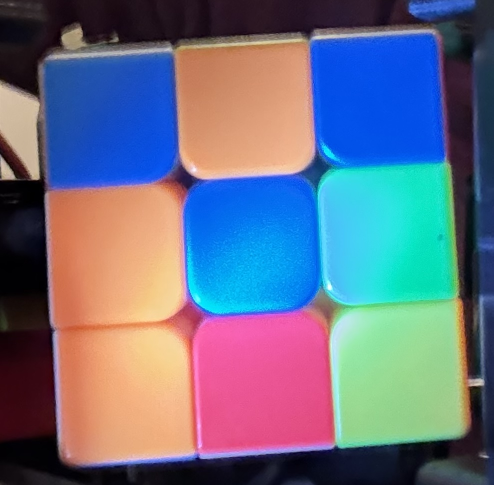
#> input picture src/RubikFaceData/03.jpg, 987 x 970 px (shown at 1/2 size)
$ python -i VisionAlgo2.py   (imports and definitions only)
#> lines starting #> are read from the running program, lines starting #| are printed output that depends on the picture
from Camera import Camera
import cv2, time, math
import numpy as np

# Main method for using the camera to get the colors on the currently visible cube face
def read_cube_face(optional_img):
    img = None
    if optional_img is None:
        cam = Camera()
        img = cam.get_cropped_img()
    else:
        img = optional_img

    img = prepare_image(img, 48, 48)

    sectors = get_img_sectors_3x3(img)
    colors = get_avg_sector_colors(sectors)
    return colors

# [36 lines left out: function get_avg_sector_colors, not called in this run]

def prepare_image(img, im_width, im_height):
    img = cv2.resize(img, (im_width, im_height), interpolation=cv2.INTER_LINEAR)
    img = cv2.cvtColor(img, cv2.COLOR_BGR2HSV)
    img = np.astype(img, np.int32, copy=False)
    return img

# [16 lines left out: function get_img_sectors_3x3, not called in this run]


# [11 lines of commented-out code are left out]

>>> import cv2
>>> picture = cv2.imread('RubikFaceData/03.jpg', cv2.IMREAD_GRAYSCALE)
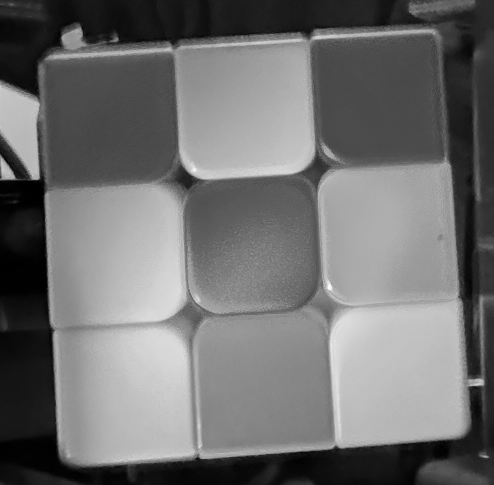
#> picture: shape (970, 987) (shown at 1/2 size); min 0, max 252, mean 111.5
>>> result = read_cube_face(picture)
#> in prepare_image, `img = cv2.resize(img, (im_width, im_height), interpolation=cv2.INTER_L..`:
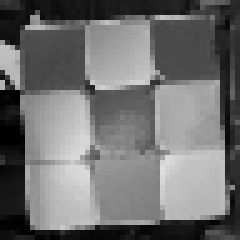
#> img: shape (48, 48) (shown 5 times larger); min 0, max 222, mean 111.8
#> (the run stopped early here; a loop or call above may not have finished)

$ run again, on src/RubikFaceData/04.jpg
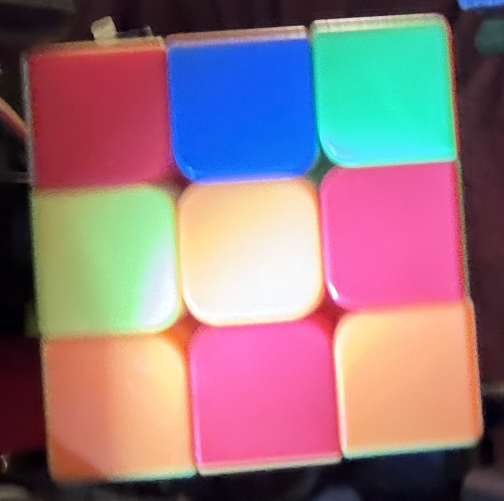
#> input picture src/RubikFaceData/04.jpg, 1008 x 1001 px (shown at 1/2 size)
#> `picture = cv2.imread('RubikFaceData/03.jpg', cv2.IMREAD_GRAYSCALE)`:
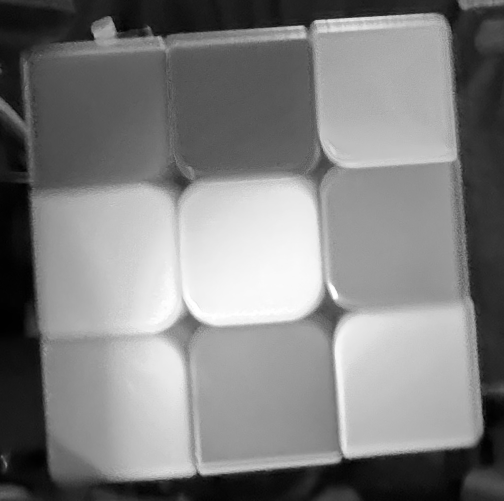
#> picture: shape (1001, 1008) (shown at 1/2 size); min 0, max 255, mean 128.1
#> in prepare_image, `img = cv2.resize(img, (im_width, im_height), interpolation=cv2.INTER_L..`:
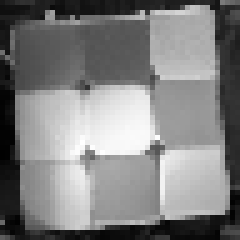
#> img: shape (48, 48) (shown 5 times larger); min 1, max 255, mean 128.2

$ run again, on src/RubikFaceData/07.jpg
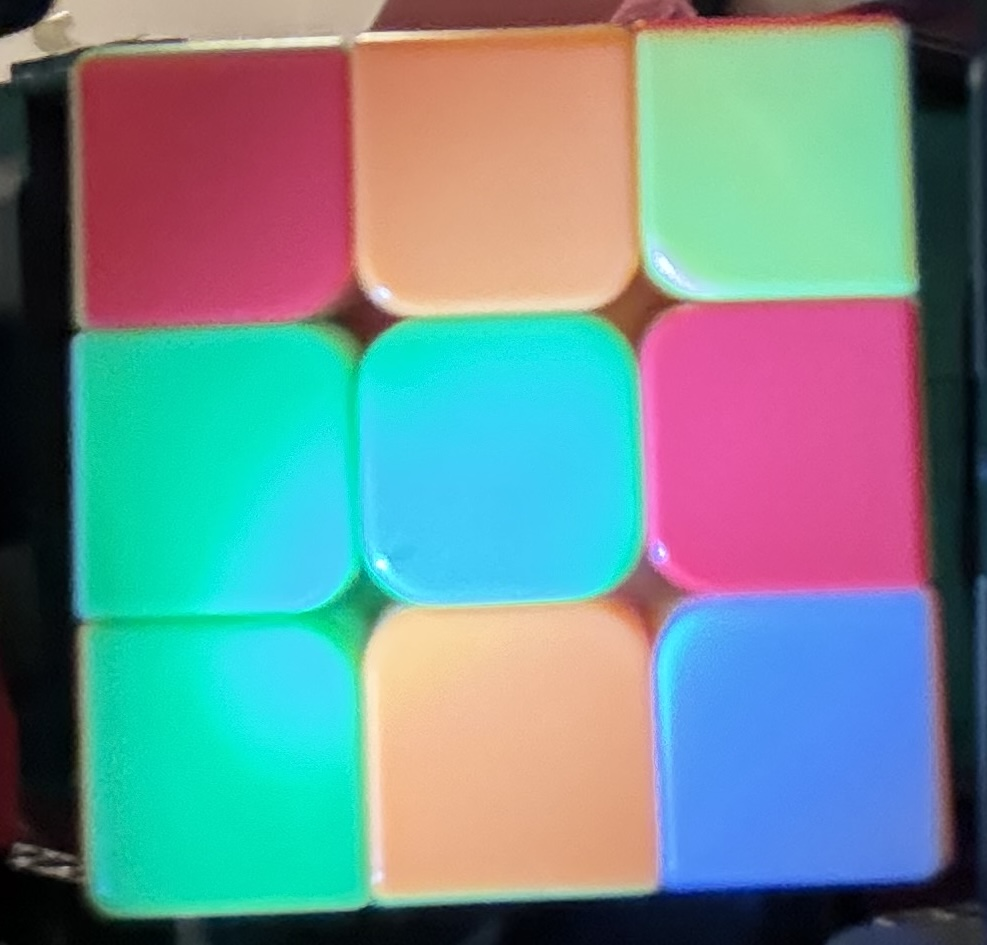
#> input picture src/RubikFaceData/07.jpg, 987 x 945 px
#> `picture = cv2.imread('RubikFaceData/03.jpg', cv2.IMREAD_GRAYSCALE)`:
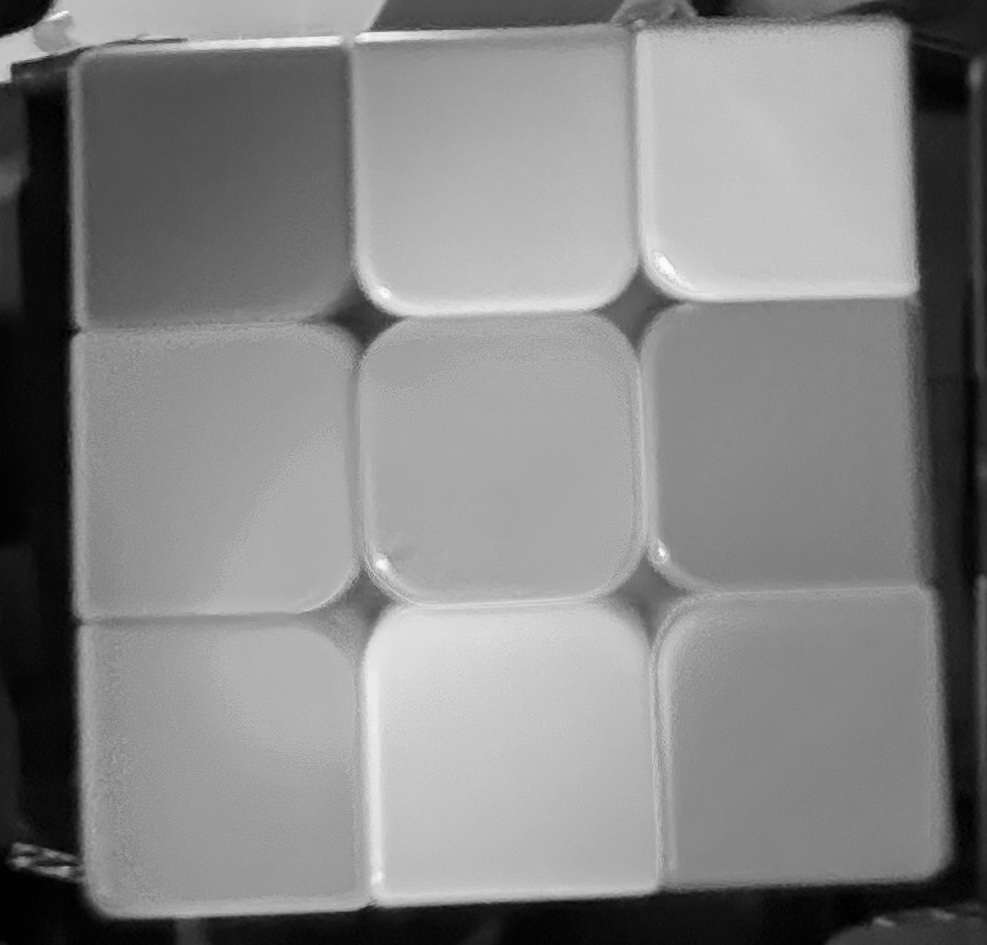
#> picture: shape (945, 987); min 0, max 253, mean 132.3
#> in prepare_image, `img = cv2.resize(img, (im_width, im_height), interpolation=cv2.INTER_L..`:
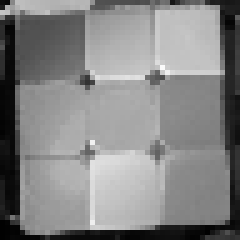
#> img: shape (48, 48) (shown 5 times larger); min 1, max 251, mean 132.3

$ run again, on src/RubikFaceData/08.jpg
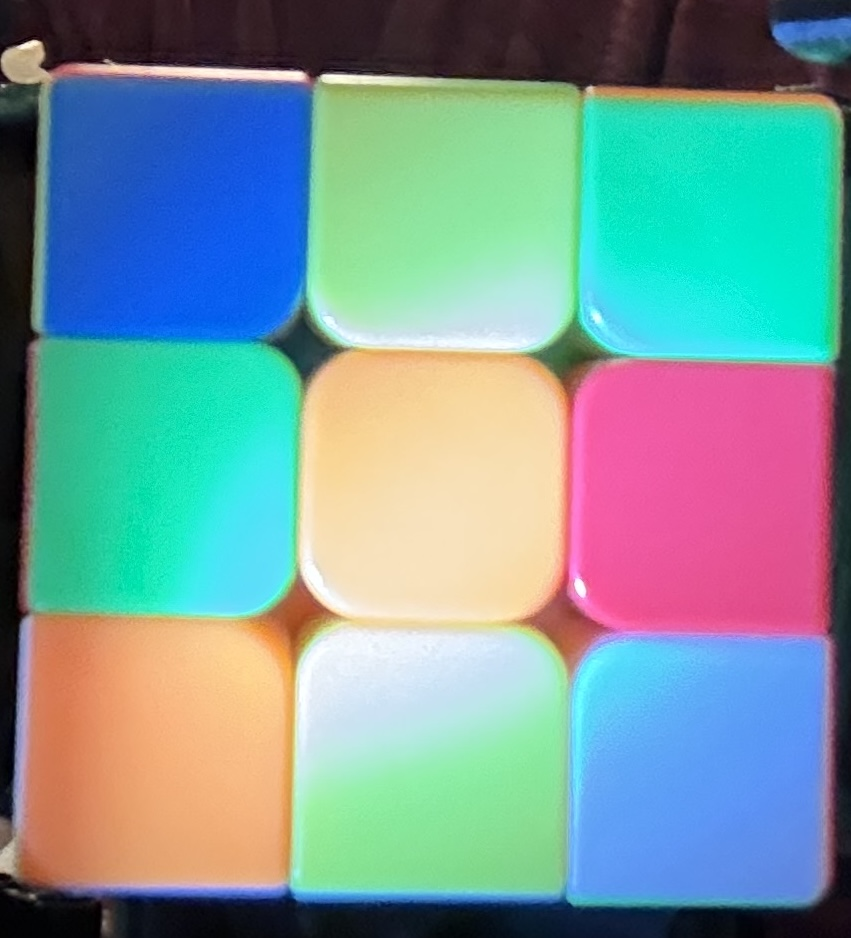
#> input picture src/RubikFaceData/08.jpg, 851 x 938 px
#> `picture = cv2.imread('RubikFaceData/03.jpg', cv2.IMREAD_GRAYSCALE)`:
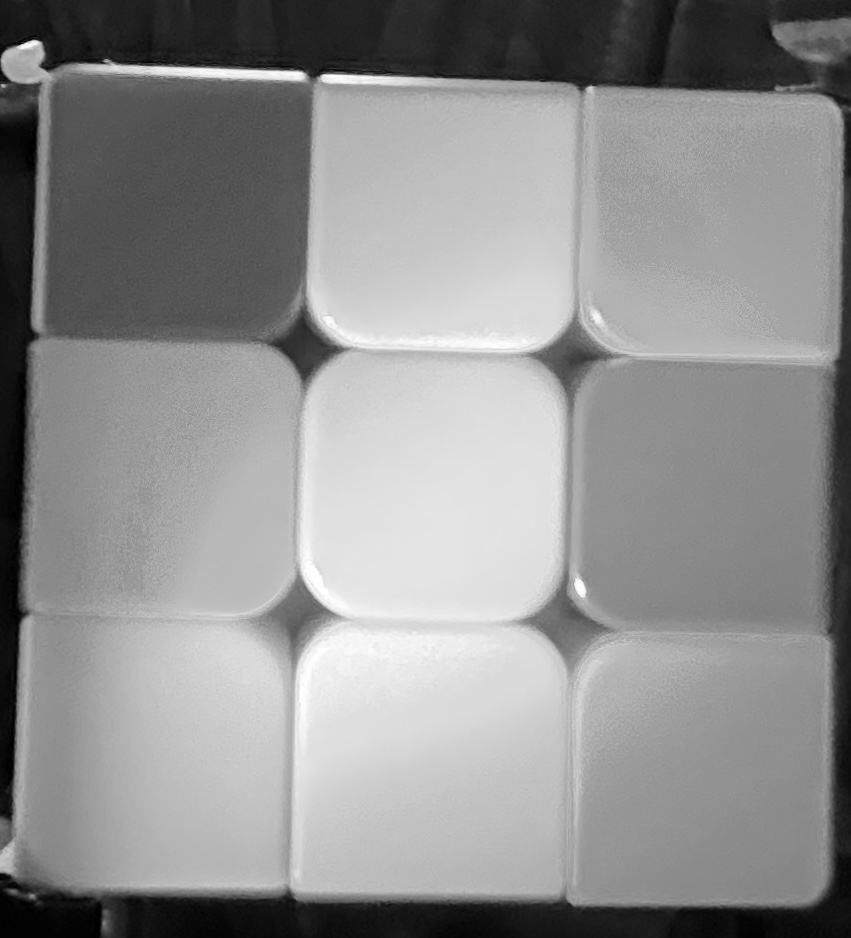
#> picture: shape (938, 851); min 0, max 255, mean 143.5
#> in prepare_image, `img = cv2.resize(img, (im_width, im_height), interpolation=cv2.INTER_L..`:
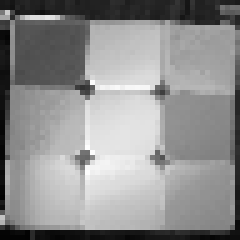
#> img: shape (48, 48) (shown 5 times larger); min 0, max 254, mean 143.6
